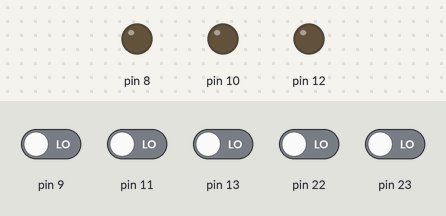
Recording of a sketch running on a simulated Arduino Uno, built with avr-gcc and run on an emulated ATmega328P. Shown: output pins drawn as LEDs (lit = HIGH). Inputs (shaded band) come from the test bench; at power-on: pin 9, pin 11, pin 13, pin 22, pin 23 LOW.

Above: at 1.2 s.
1.3 s: pin 11 driven HIGH
At 1.69 s:
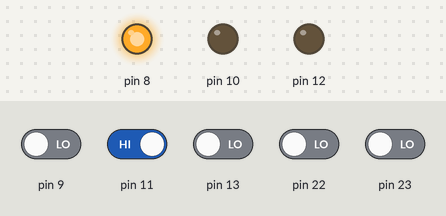
Timing chart, 0 to 4.3 s (numbered marks = the images above; inputs shaded):
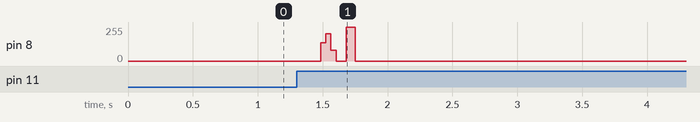

The sketch:

roteador.ino
```cpp
//Programa do roteador/concentrador da rede

void faz_preambulo();
void detecta_preambulo();
void manda();
void recebe();

bool flag_receb=0,flag_envio=0,flag_ini=0,flag_prea=0,flag_entrada=0,flag_acabouTr=0;
bool bit_anterior=0,bit_atual=0,atual_p=0;
int cont_receb=32,cont_envio=32,cont_prea=24,desl_envio=0,desl_receb=0,recebidos=0;
unsigned long dado_env=0x0,dado_receb=0x00;


void setup(){
  TCCR1A = 0;                     //confira timer para operação normal pinos OC1A e OC1B desconectados
  TCCR1B = 0;                     //limpa registrador
    TCCR1B |= (1<<CS10);      //configura prescaler para 1: CS10 = 1

    TCNT1 = 0x7FFF;                 //65536-(16MHz/488Hz) = 32767 = 0x7FFF

    TIMSK1 &= !(1 << TOIE1);

  DDRB=0B00010101;        //define as entradas e saídas
    DDRD=0B00000000;        //a porta D é usada como auxiliar para ver os 4  primeiros bits
    PORTB &= 0B11101010;      //do dado recebido

}


void loop() {

  unsigned long buffer[10];   //buffer é o número de dados que pode ficar armazenados na memória
  int con_buff=0;
  int id;


  while(1){


    if((0B1 & (PINB>>PINB1)) && flag_entrada==0){
      dado_receb=0x00;    //quando percebe um nivel alto no pino de entrada
      flag_entrada=1;   //faz a sincronia e liga o timer, o qual será utilizado
      desl_receb=1;     //para receber os dados
      flag_receb=0;
      bit_anterior=0;
      bit_atual=0;
      while(0B1 & (PINB>>PINB1));
      TCNT1 = 0xffff;
      TIMSK1 |= (1 << TOIE1);
    }
    if((0B1 & (PINB>>PINB3)) && flag_entrada==0){
      dado_receb=0x00;    //mesma coisa que o anterior porém no pino
      flag_entrada=1;   //que serve como entrada de outro controlador
      desl_receb=3;
      flag_receb=0;
      bit_anterior=0;
      bit_atual=0;
      while(0B1 & (PINB>>PINB1));
      TCNT1 = 0xffff;
      TIMSK1 |= (1 << TOIE1);
    }

    if((0B1 & (PINB>>PINB5)) && flag_entrada==0){
      dado_receb=0x00;
      flag_entrada=1;   //análogo aos dois anteriores
      desl_receb=5;
      flag_receb=0;
      bit_anterior=0;
      bit_atual=0;
      while(0B1 & (PINB>>PINB5));
      TCNT1 = 0xffff;
      TIMSK1 |= (1 << TOIE1);
    }

    if(recebidos>0 && flag_entrada==0){ //quando recebe um dado
      dado_env=dado_receb;
      id=(dado_receb/1073741824);
      switch (id) {     //baseado no seu id de destino, decide o pino de saída
        case 0b01:
          desl_envio=4;
          break;
        case 0b10:
          desl_envio=2;
          break;
        case 0b11:
          desl_envio=0;
          break;
        default:
        desl_envio=2;
        }
        flag_prea=1;
        flag_acabouTr=0;
        flag_entrada=1;   //e depois envia o dado recebido para o destino desejado
        PORTB |= (0B1 << desl_envio);
        TIMSK1 |= (1 << TOIE1);
    }
  }

}

void faz_preambulo(){   //rotina que envia o preâmbulo antes de enviar os dados


  if(cont_prea>1 && flag_prea==1){
    if (atual_p==1 && cont_prea!=2){
      PORTB = PORTB | (0b1 << desl_envio);
    }
    if(atual_p==0 && cont_prea!=2){
      PORTB = PORTB & (~(0b1 << desl_envio));
    }
    if(cont_prea==2){
    PORTB |= (0b1 << desl_envio);
        flag_envio=1;
        cont_prea=24;
        flag_prea=0;
        atual_p=0;
    }
    atual_p= !atual_p;
    cont_prea--;
  }
}


void detecta_preambulo(){ //rotina que reconhece o preâmbulo

  if(!flag_receb && !flag_envio){

  bit_anterior=bit_atual;

    if(0B1 & (PINB>>desl_receb)){
    bit_atual=1;
    }
    else
      bit_atual=0;

    if(bit_anterior != bit_atual){
        flag_ini=1;
    }

  if(bit_atual==1 && bit_anterior==1 && flag_ini==1 && flag_receb==0){
        flag_receb=1;
    flag_ini=0;
        bit_anterior=0;
        bit_atual=0;
    }
 }

}

void manda(){

  bool bitMSB;

  if(cont_envio>0 && flag_envio==1){  //se tem dado para enviar, envia
    bitMSB=dado_env/2147483648;   //bitMSB é o bit mais significativo do dado
    if (bitMSB)
      PORTB = PORTB | (0b1<<desl_envio);  //se ele for 1, seta a saída PB0 para 1
    else
      PORTB = PORTB & (~(0b1<<desl_envio)); //se ele for 0, coloca a saída PB0 para 0
    cont_envio--;
    dado_env=dado_env<<1;     //depois ele desloca o dado para a esquerda para que o MSB seja o próximo bit
    if(cont_envio==0){        //ele faz isso até o dado ser enviado completamente
          recebidos=0;
        flag_envio=0;       //quando envia ele reinicia as variáveis auxiliares e atualiza o armazenamento do buffer
          cont_envio=32;
          flag_entrada=0;
          flag_acabouTr=1;
            flag_prea=0;
    }
  }
}

void recebe(){

  if(cont_receb>0 && flag_receb==1){
      if(0B1 & (PINB>>desl_receb)){   //se detectou o fim preâmbulo recebe
    dado_receb |= 0b1;        //coloca a entrada PB1 no LSB do buffer atual
      }
      else{
        dado_receb |= 0b0;

      }
      if(cont_receb>1){
        dado_receb = dado_receb<<1; //depois rotaciona para a esquerda para que o próximo LSB
      }
      cont_receb--;             //seja o próximo valor de PB1, dessa forma o datagrama
    if(cont_receb==0){      //será formado bit a bit, começando pelo mais significativo
      flag_receb=0;     //quando termina, reinicia as variáveis auxiliares
          cont_receb=32;
          recebidos=1;
          flag_entrada=0;
            PORTD = ((dado_receb)/268435456)<<2;
          TIMSK1 &= !(1 << TOIE1);
      }
    }

}

ISR(TIMER1_OVF_vect)        //interrupção do TIMER1
{
    TCNT1 = 0x7fff;       // Renicia TIMER

  if(flag_acabouTr){    //depois de enviar um dado, retorna a saída para nível baixo
    PORTB = PORTB & (~(0b1<<desl_envio));
    TIMSK1 &= !(1 << TOIE1);
    flag_acabouTr=0;
  }

  if(flag_receb)
    recebe();

  if(flag_receb==0 && flag_envio==0)
    detecta_preambulo();

  if(flag_envio)
      manda();

  if(flag_prea)
      faz_preambulo();
}
```

Measured:
- after the input at 1.3 s, pin 8: 0/255 → 255/255 after 0.38 s, → 0/255 0.07 s later
